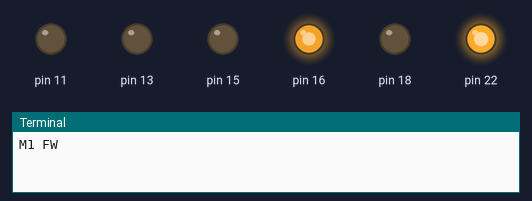
The program below on a simulated Raspberry Pi (header pin numbers). Parts: output pins drawn as LEDs (lit = HIGH), the last lines printed to the terminal. At 20.0 s the program stops and its outputs stay as they are.

Above: at 0.1 s.
At 5.1 s:
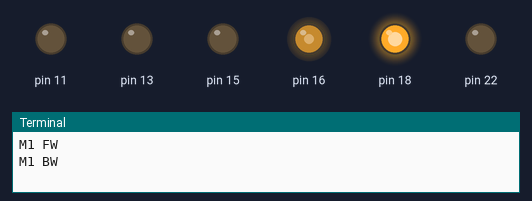
At 10.1 s:
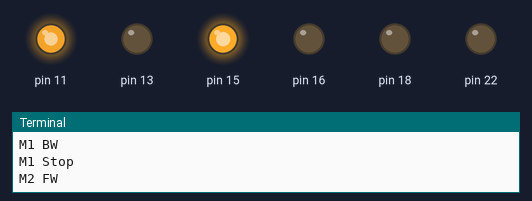
At 15.1 s:
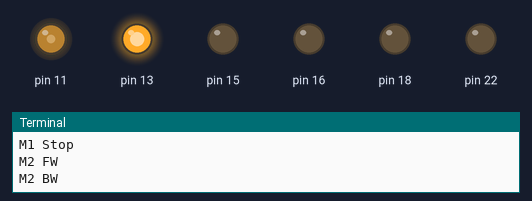
At 20.1 s:
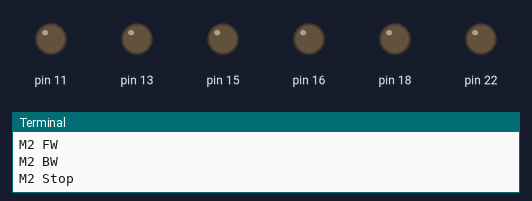
Timing chart, 0 to 21.5 s (numbered marks = the images above):
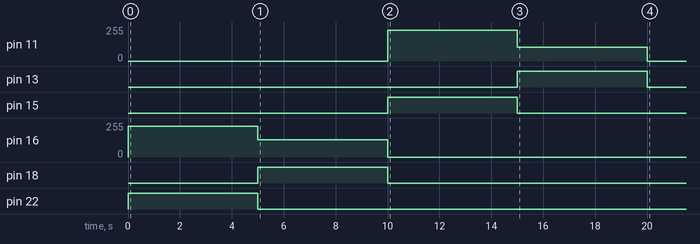

Measured:
- by itself, pin 11: 0/255 → 230/255 at 10.0 s, → 102/255 5.0 s later, → 0/255 5.0 s later
- by itself, pin 13: LOW → HIGH at 15.0 s, → LOW 5.0 s later
- by itself, pin 15: LOW → HIGH at 10.0 s, → LOW 5.0 s later
- by itself, pin 16: 0/255 → 230/255 at 0.00 s, → 128/255 5.0 s later, → 0/255 5.0 s later
- by itself, pin 18: LOW → HIGH at 5.0 s, → LOW 5.0 s later
- by itself, pin 22: LOW → HIGH at 0.00 s, → LOW 5.0 s later

The program:

L293.py
```python
import RPi.GPIO as GPIO
from time import sleep

GPIO.setmode(GPIO.BOARD)
#GPIO.setwarnings(False)

class Motor:

    def __init__(self, pinForward, pinBackward, pinEn):
        """ Initialize the motor with its control pins and start pulse-width
             modulation """

        self.pin1 = pinForward
        self.pin2 = pinBackward
        self.pinEn = pinEn
        GPIO.setup(self.pin1, GPIO.OUT)
        GPIO.setup(self.pin2, GPIO.OUT)
        GPIO.setup(self.pinEn, GPIO.OUT)
        self.pwm = GPIO.PWM(self.pinEn, 100)
        self.pwm.start(0)
        GPIO.output(self.pin1,GPIO.LOW)
        GPIO.output(self.pin2,GPIO.LOW)

    def forward(self, speed):
        GPIO.output(self.pin1,GPIO.LOW)
        GPIO.output(self.pin2,GPIO.HIGH)
        self.pwm.ChangeDutyCycle(speed)


    def backward(self, speed):
        GPIO.output(self.pin1,GPIO.HIGH)
        GPIO.output(self.pin2,GPIO.LOW)
        self.pwm.ChangeDutyCycle(speed)

    def stop(self):
        GPIO.output(self.pin1,GPIO.LOW)
        GPIO.output(self.pin2,GPIO.LOW)
        self.pwm.ChangeDutyCycle(0)

motor1 = Motor(18, 22, 16)
motor2 = Motor(13, 15, 11)

# Motor 1 test
motor1.forward(90)
print "M1 FW"
sleep(5)
print "M1 BW"
motor1.backward(50)
sleep(5)
print "M1 Stop"
motor1.stop()


# Motor 2 test
motor2.forward(90)
print "M2 FW"
sleep(5)
print "M2 BW"
motor2.backward(40)
sleep(5)
print "M2 Stop"
motor2.stop()

# Running both
#motor1.forward(20)
#motor2.backward(70)
#sleep(5)
#motor1.forward(90)
#sleep(5)
#motor1.stop()
#motor2.stop()


GPIO.cleanup()
```
